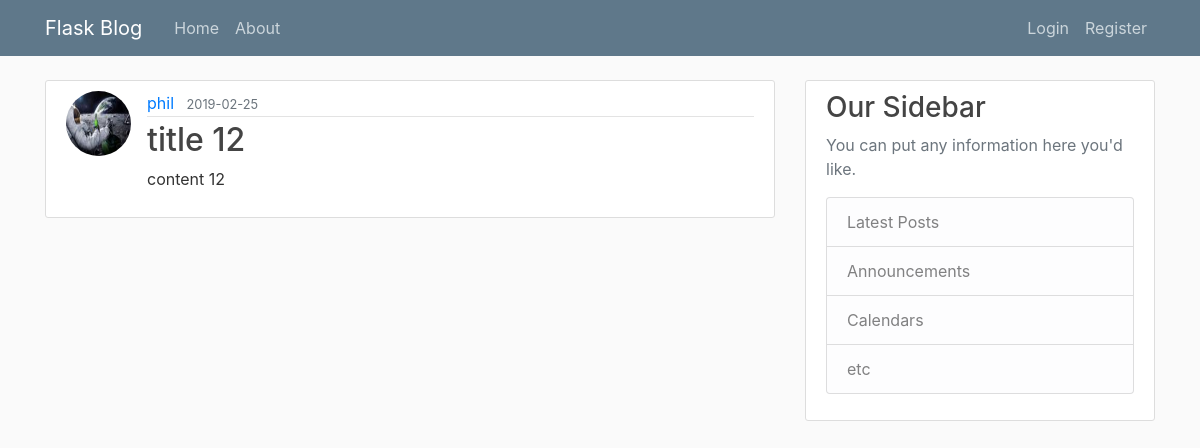
The app's page /post/13, older data.
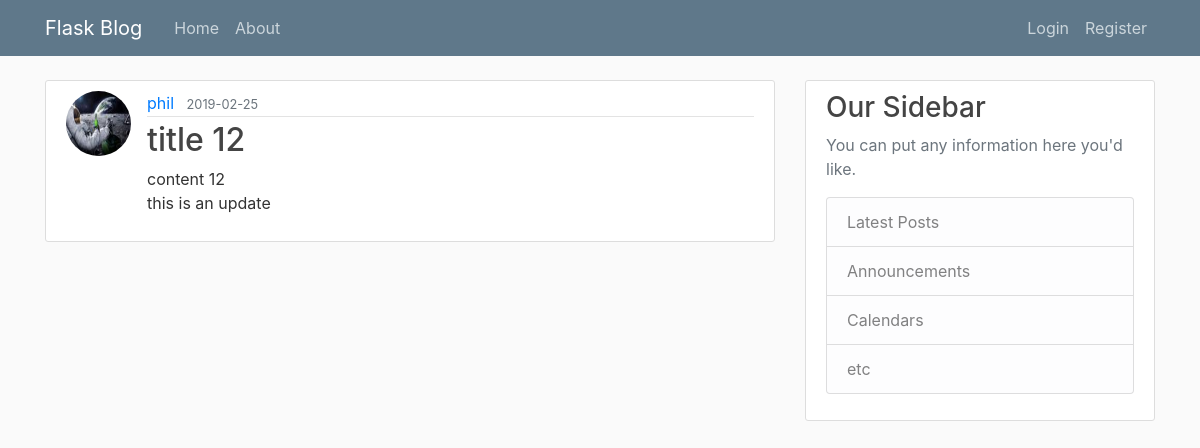
The same page, newer data.
### blog/models.py (models this page shows, shortened)
class Post(db.Model):
    id = db.Column(db.Integer, primary_key=True)
    title = db.Column(db.String(100), nullable=False)
    date_posted = db.Column(db.DateTime, nullable=False, default=datetime.utcnow )
    content = db.Column(db.Text, nullable=False)
    user_id = db.Column(db.Integer, db.ForeignKey('user.id'), nullable=False)

### blog/posts/routes.py (the view)
@posts.route("/post/<post_id>")
def post(post_id):
    post = Post.query.get_or_404(post_id)
    return render_template('post.html', title=post.title, post=post)

### blog/templates/post.html (shortened to what this page needs)
{% extends "layout.html" %}
{% block content %}
  <article class="media content-section">
    <img class="rounded-circle article-img" src="{{ url_for('static', filename='profile_pics/' + post.author.image_file) }}">
    <div class="media-body">
      <div class="article-metadata">
        <a class="mr-2" href="{{ url_for('users.user_posts', username=post.author.username)  }}">{{ post.author.username }}</a>
        <small class="text-muted">{{ post.date_posted.strftime('%Y-%m-%d') }}</small>
      </div>
      <h2 class="article-title">{{ post.title }}</h2>
      <p class="article-content">{{ post.content }}</p>
    </div>
  </article>
{% endblock content %}

Row changes from the older to the newer data that the page shows:
changed Post "title 12": content "content 12" → "content 12 this is an update"
